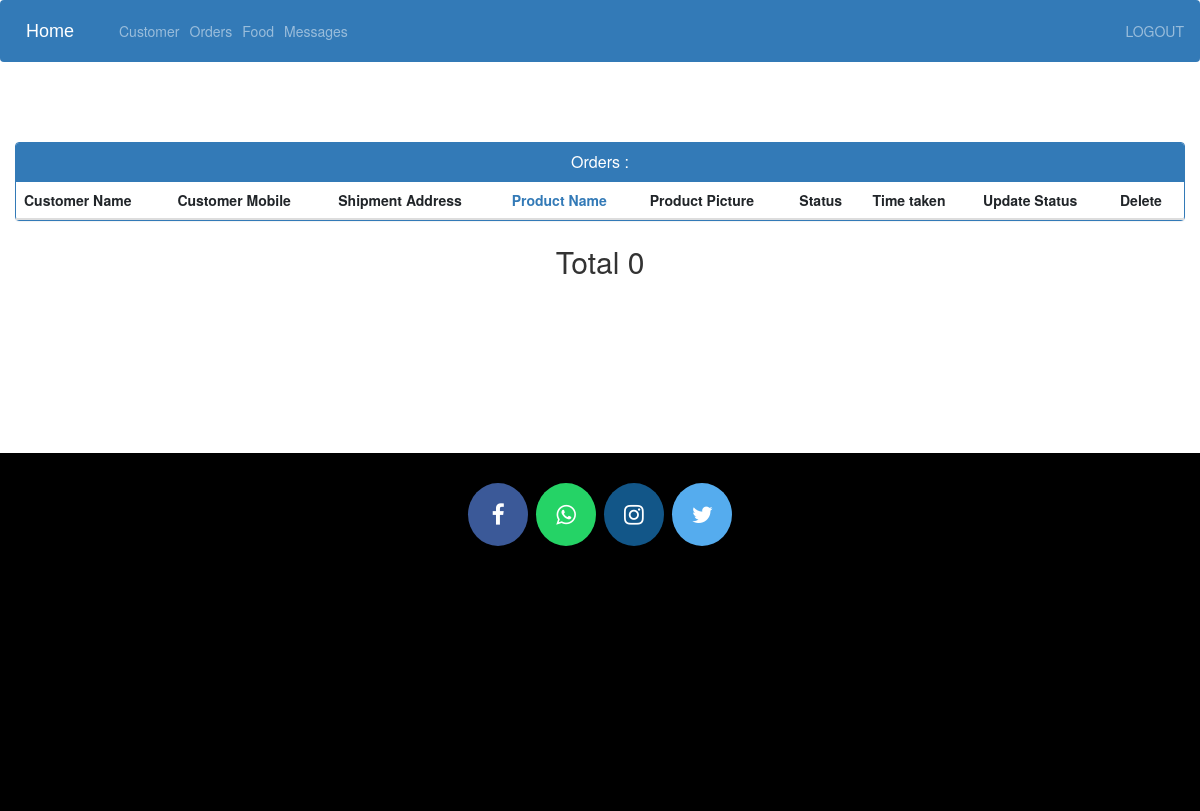
Before: /select-status/Order Confirmed (signed in) with the older database file.
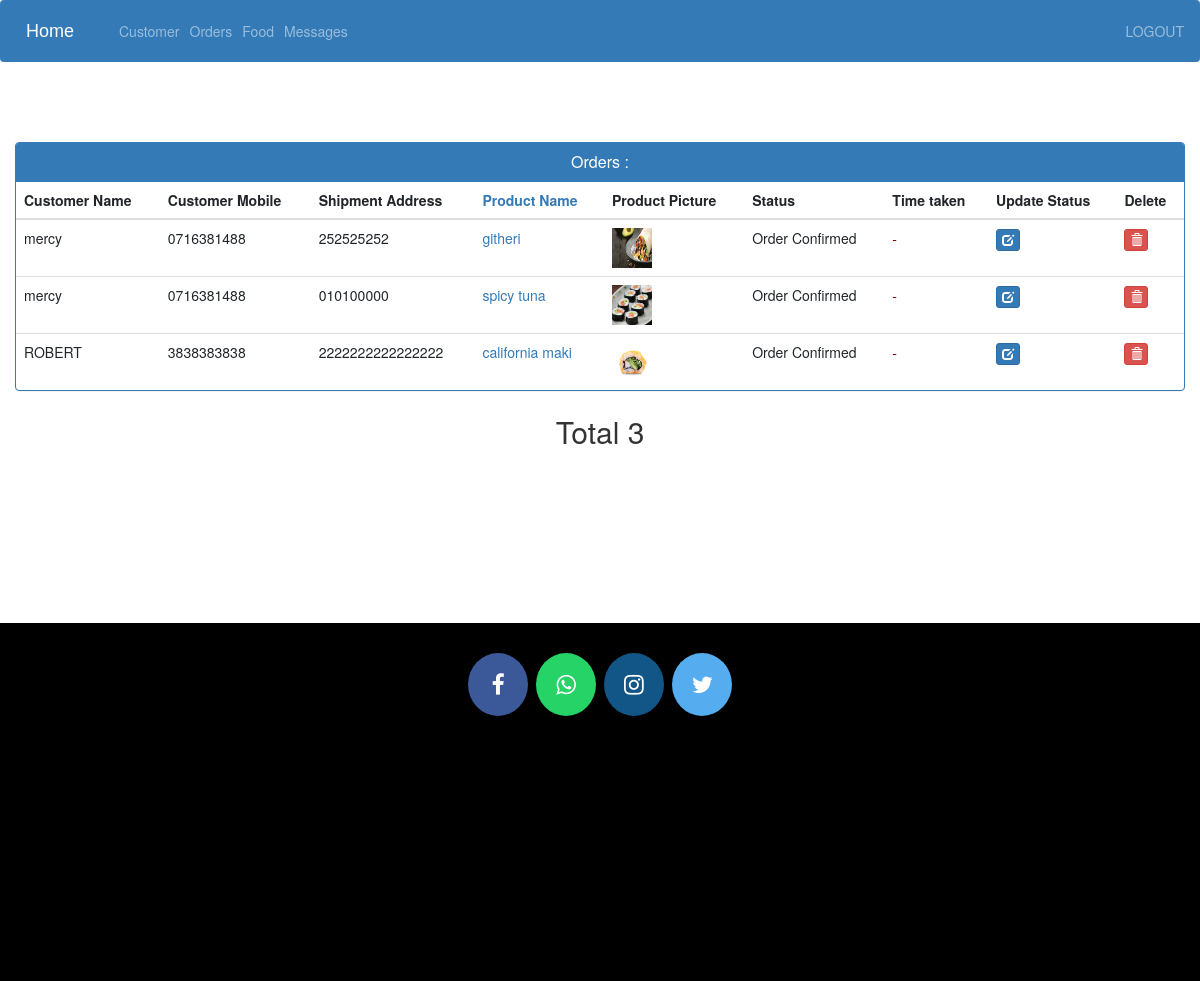
After: the same page with the newer database file.
### onlfoods/models.py (models this page shows, shortened)
class Customer(models.Model):
	user = models.OneToOneField(User, on_delete=models.CASCADE,null=True)
	profile_pic = models.ImageField(upload_to = 'profiles',null=True,blank=True)
	c_email = models.EmailField()
	c_phone_number = models.CharField(max_length=10)
	c_region = models.ForeignKey('Region', on_delete=models.CASCADE)
	STATUS =(
        ('active','active'),
        ('dormant','dormant'),
    )
	status = models.CharField(max_length=20,null=True,choices=STATUS,default="active")
	address = models.CharField(max_length=20)
	@property
	def get_name(self):
		return self.user.username

class Orders(models.Model):
	customer = models.ForeignKey(Customer,on_delete=models.CASCADE)
	date_ordered = models.DateTimeField(auto_now_add=True)
	expected_time = models.DateTimeField()
	food = models.ForeignKey('Food',on_delete=models.CASCADE)
	status=models.CharField(max_length=50,null=True,choices=STATUS )
	address = models.CharField(max_length=500,null=True)
	shifts =(
        ('morning','morning'),
        ('lunch','lunch'),
        ('evening','evening'),
    )
	shift = models.CharField(max_length=20,default="lunch",choices=shifts)
	delivered_time = models.DateTimeField(null=True,blank=True)

class Food(models.Model):
	f_price = models.PositiveIntegerField()
	f_name = models.CharField(max_length=20)
	image = models.ImageField(upload_to='food',null=True,blank=True)
	f_desc = models.CharField(max_length=50)

### onlfoods/views.py (the view)
# urls.py: path('select-status/<str:status>',views.select_status_view,name="select_status"),
@login_required(login_url='adminlogin')
def select_status_view(request,status):
    orders=models.Orders.objects.all().filter(status=str(status))
    ordered_products=[]
    ordered_bys=[]
    count = 0
    time = []
    for order in orders:
        ordered_product=Food.objects.all().filter(id=order.food.id)
        ordered_by=Customer.objects.all().filter(id = order.customer.id)
        ordered_products.append(ordered_product)
        ordered_bys.append(ordered_by)
        if order.delivered_time:
            delta = order.delivered_time - order.date_ordered
            t = str(delta)
            time.append(t)
        else:
            delta ="-"
            time.append(delta)
    count = len(set(ordered_products))
    print(count)
    return render(request,'admin_view_booking.html',{'data':zip(ordered_products,ordered_bys,orders,time),'count':count})

### templates/admin_view_booking.html (shortened to what this page needs)
{% extends 'admin_base.html' %}
{% load static %}
{% block content %}
<head>
  <link href="//netdna.bootstrapcdn.com/bootstrap/3.0.0/css/bootstrap.min.css" rel="stylesheet" id="bootstrap-css">
</head>
<br><br><br>
<div class="container-fluid">
  <div class="panel panel-primary">
    <div class="panel-heading">
      <h6 class="panel-title">Orders : {{ name }}</h6>
    </div>
        <table class="table table-hover" id="dev-table">
      <thead>
        <tr>
          <th>Customer Name</th>
          <th>Customer Mobile</th>
          <th>Shipment Address</th>
          <th><a href="#">Product Name</a></th>
          <th>Product Picture</th>
          <th>Status</th>
          <th>Time taken</th>
          <th>Update Status</th>
          <th>Delete</th>
        </tr>
      </thead>
      {% for product,customer,order,time in data %}
      <tr>
        {% for c in customer %}
        <td> {{c.get_name}}</td>
        <td>{{c.c_phone_number}}</td>
        <td>{{order.address}}</td>
        {% endfor %}
        {% for p in product %}
        <td> <a href="{% url 'select_food_view' p.f_name  %}">{{p.f_name}}</a></td>
        <td> <img src="{% static p.image.url %}" alt="Profile Pic" height="40px" width="40px" /></td>
        <td><a >{{order.status}}</a></td>
        <td style="color:darkred;">{{ time }}</td>
        <td><a class="btn btn-primary btn-xs" href="{% url 'update-order' order.id  %}"><span class="glyphicon glyphicon-edit"></span></a></td>
        <td><a class="btn btn-danger btn-xs" href="{% url 'delete-order' order.id  %}"><span class="glyphicon glyphicon-trash"></span></a></td>
        {% endfor %}
      </tr>
      {% endfor %}
    </table>
  </div>
  <p class="tot">Total {{ count }}</p>
</div>
{% endblock content %}

Changed rows visible on the page:
now on this page (row edited): Orders: address "252525252", status "Order Confirmed"
now on this page (row unchanged): Customer: get_name "mercy", c_phone_number "0716381488"
now on this page (row edited): Food: f_name "githeri", image (picture), time "-"
now on this page (row edited): Orders: address "010100000", status "Order Confirmed"
now on this page (row edited): Food: f_name "spicy tuna", image (picture), time "-"
added Orders: address "2222222222222222", status "Order Confirmed"
added Customer: get_name "ROBERT", c_phone_number "3838383838"
now on this page (row edited): Food: f_name "california maki", image (picture), time "-"
Other visible differences:
{{ count }}: "0" → "3"
